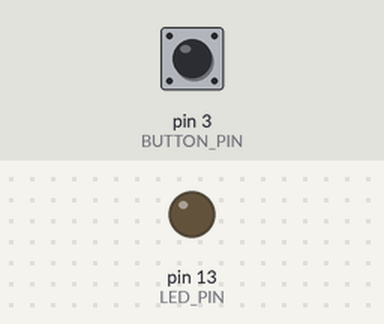
The sketch below on a simulated Arduino Uno, built with avr-gcc and run on an emulated ATmega328P. Parts: output pins drawn as LEDs (lit = HIGH). Inputs (shaded band) come from the test bench; at power-on: pin 3 (BUTTON_PIN) HIGH.

Above: at 1.2 s.
1.3 s: pin 3 (BUTTON_PIN) pulled LOW for 0.15 s
At 2.6 s:
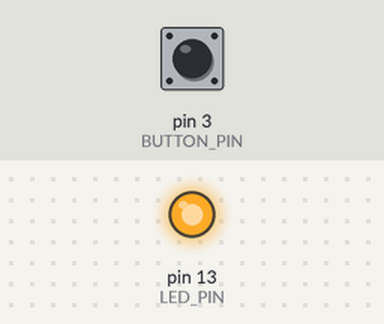
2.9 s: pin 3 (BUTTON_PIN) pulled LOW for 1 s
At 5.1 s:
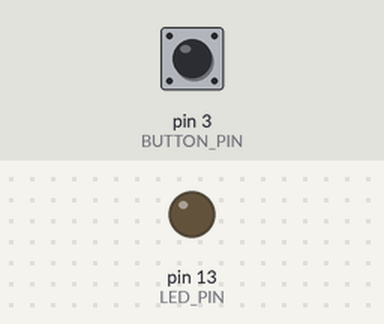
5.4 s: pin 3 (BUTTON_PIN) pulled LOW for 3.2 s
At 9.0 s:
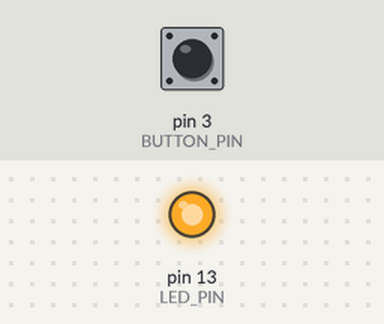
Timing chart, 0 to 10.5 s (numbered marks = the images above; inputs shaded):
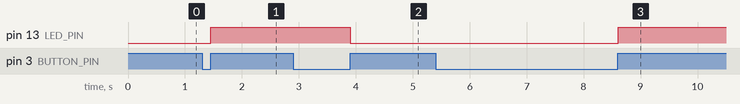

Measured:
- after the input at 1.3 s, pin 13 (LED_PIN): LOW → HIGH after 0.15 s
- after the input at 2.9 s, pin 13 (LED_PIN): HIGH → LOW after 1.0 s
- after the input at 5.4 s, pin 13 (LED_PIN): LOW → HIGH after 3.2 s

The sketch:

buttonSwitcher.ino
```cpp
#define BUTTON_PIN 3
#define LED_PIN 13
boolean buttonWasUp = true;
boolean lenEnabled = false;

  void setup() {
    pinMode(LED_PIN, OUTPUT);
    pinMode(BUTTON_PIN, INPUT_PULLUP);
}

  void loop() {
    boolean buttonIsUp = digitalRead(BUTTON_PIN);
    if (buttonWasUp && !buttonIsUp)
    {
      delay(10);
      if (buttonIsUp = digitalRead(BUTTON_PIN))
      {
        lenEnabled = !lenEnabled;
        digitalWrite(LED_PIN, lenEnabled);
      }
    }
}
```
